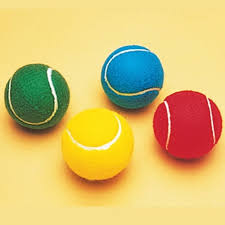
#> input picture Computer Vision/Images/cricketballs.jpg, 225 x 225 px, found by its file name
$ python 'Otsu Binarization.py'
#> lines starting #> are read from the running program, lines starting #| are printed output that depends on the picture; after the words box and inside, x2 and y2 are one past the last pixel; in counts of white or black regions, pixels touching at a corner belong together
import cv2
import numpy as np

#Reading image from the Images folder
img = cv2.imread(".\Images\cricketballs.jpg")
#> img is the input picture: shape (225, 225, 3); mean B, G, R 113.7, 189.9, 216.3

#Converting image into grayscale
img = cv2.cvtColor(img, cv2.COLOR_BGR2GRAY)
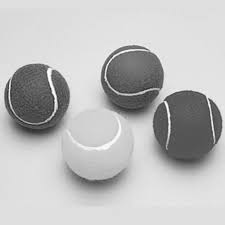
#> img: shape (225, 225); min 28, max 255, mean 189.1

#Configurating settings for the otsu binarization
thresh = 0
maxval = 255

#Applying Otsu Binarization on the grayscale image
ret, res = cv2.threshold(img, thresh, maxval, cv2.THRESH_BINARY + cv2.THRESH_OTSU)
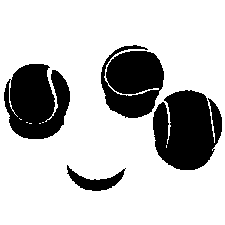
#> res: shape (225, 225); 76.6% white; 4 black regions, box (x1, y1, x2, y2) and area: (153, 90, 222, 170) 4194, (4, 64, 70, 139) 3714, (101, 45, 164, 118) 3365, (67, 165, 126, 191) 588
#> ret = 157

#Displaying the images
cv2.imshow('GRAYSCALE IMAGE', img)
cv2.imshow('OTSU BINARIZED IMAGE', res)

cv2.waitKey(0)
cv2.destroyAllWindows()
